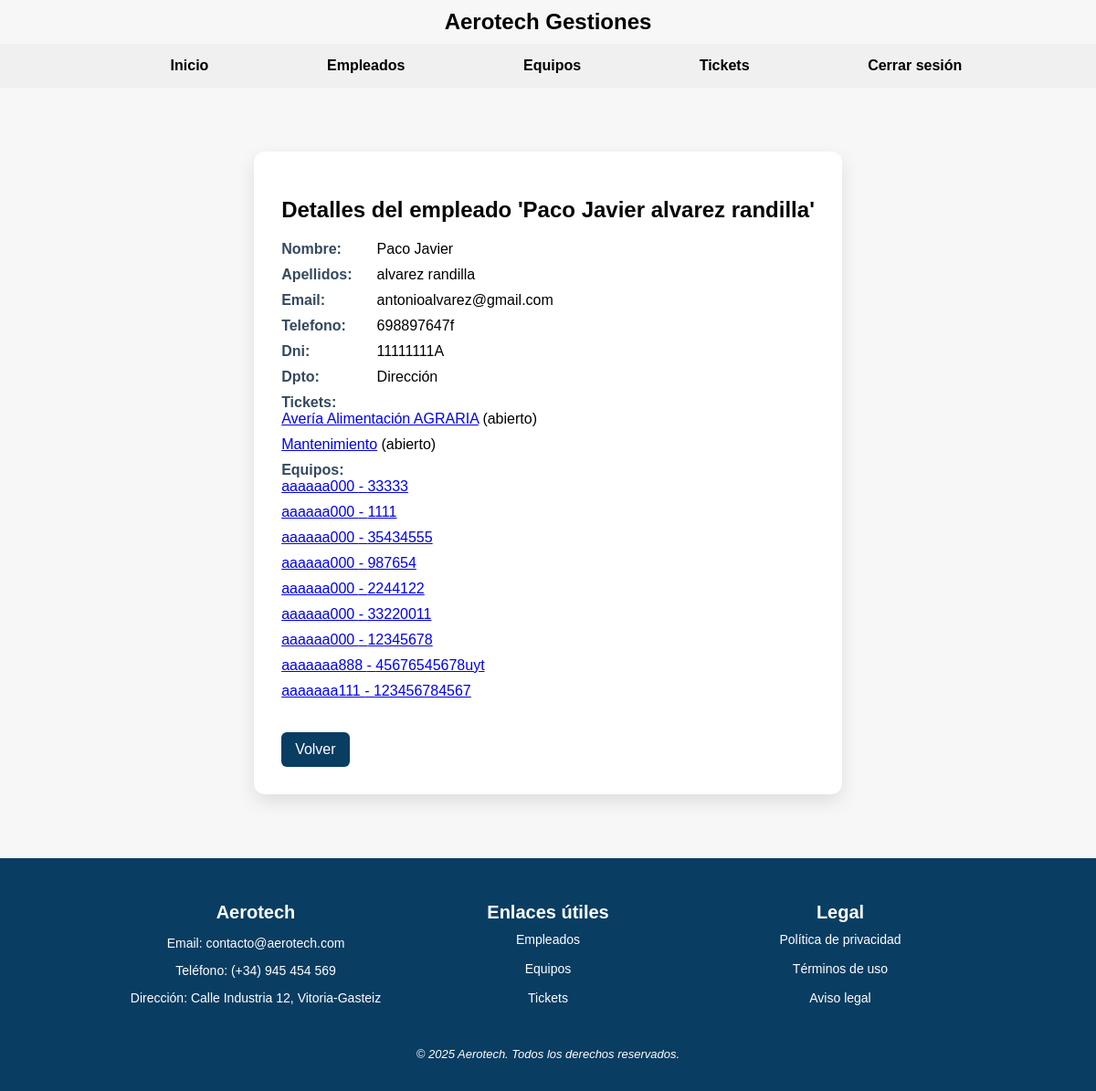
The app's page /Aerotech/empleado/1/ (signed in) with its own data.
### Aerotech/models.py (models this page shows, shortened)
class Empleado(models.Model):
    DEPARTAMENTOS = [
        ('Dirección', 'Dirección'),
        ('Mantenimiento', 'Mantenimiento'),
        ('Logística', 'Logística'),
    ]
    dni = models.CharField(max_length=9, unique=True)
    nombre = models.CharField(max_length=100)
    apellidos = models.CharField(max_length=150)
    email = models.EmailField()
    telefono = models.CharField(max_length=15)
    username = models.CharField(max_length=150, unique=True, null=True, blank=True)
    departamento = models.CharField(max_length=50, choices=DEPARTAMENTOS)
    password = models.CharField(max_length=100, default="")   # PRUEBA PARA VER SI FUNCIONA EL LOGGER y pss VACIA

class Ticket(models.Model):
    URGENCIA = [
        ('alta', 'Alta'),
        ('media', 'Media'),
        ('baja', 'Baja')
        ]
    TIPO = [
        ('averia', 'Avería'),
        ('mejora', 'Mejora'),
        ('mantenimiento', 'Mantenimiento')
    ]
    ESTADO = [
        ('abierto', 'Abierto'),
        ('cerrado', 'Cerrado')
    ]
    referencia = models.CharField(max_length=100, unique=True)
    titulo = models.CharField(max_length=200)
    descripcion = models.TextField()
    fecha_apertura = models.DateField(auto_now_add=True)
    fecha_resolucion = models.DateField(null=True, blank=True)
    urgencia = models.CharField(max_length=10, choices=URGENCIA)
    tipo = models.CharField(max_length=15, choices=TIPO)
    estado = models.CharField(max_length=10, choices=ESTADO)
    empleado = models.ForeignKey(Empleado, on_delete=models.SET_NULL, null=True)
    equipos = models.ManyToManyField(Equipo)

class Equipo(models.Model):
    MODELOS = [
        ('aaaaaa000', 'aaaaaa000'),
        ('aaaaaaa111', 'aaaaaaa111'),
        ('aaaaaaa999', 'aaaaaaa999'),
        ('aaaaaaa888', 'aaaaaaa888'),
    ]
    MARCAS = [
        ('Ikertronic', 'Ikertronic'),
        ('JonAndertech', 'JonAndertech'),
    ]
    TIPOS = [
        ('Deshumidificador de Aire', 'Deshumidificador de Aire'),
        ('Depuradora', 'Depuradora'),
        ('Aire Acondicionado', 'Aire Acondicionado'),
    ]
    numero_serie = models.CharField(max_length=100, unique=True)
    modelo = models.CharField(max_length=50, choices=MODELOS)
    marca = models.CharField(max_length=50, choices=MARCAS)
    tipo = models.CharField(max_length=50, choices=TIPOS)
    fecha_adquisicion = models.DateField()
    fecha_puesta_marcha = models.DateField()
    planta = models.CharField(max_length=100)
    proveedores = models.ManyToManyField(Proveedor, related_name='proveedores')
    empleados = models.ManyToManyField(Empleado, related_name="equipos_asignados")

### Aerotech/views.py (the view)
# urls.py: path('empleado/<int:pk>/', views.DetalleEmpleado.as_view(), name='detalles-empleado'),
class DetalleEmpleado(DetailView):
    model = Empleado
    template_name = 'detalles_empleado.html'
    context_object_name = 'empleado'
    def dispatch(self, request, *args, **kwargs):  # Prueba para el logger y protección de navegación
        if "empleado_id" not in request.session:
            return redirect("login-empleado")
        return super().dispatch(request, *args, **kwargs)

### Aerotech/templates/detalles_empleado.html (shortened to what this page needs)
{% extends 'Base.html' %}
{% block content %}
<div class="card">
  <h2> Detalles del empleado '{{empleado.nombre}} {{empleado.apellidos}}'</h2>
  <ul>
    <li><strong>Nombre:</strong> {{empleado.nombre}}
    <li>
    <li><strong>Apellidos:</strong> {{empleado.apellidos}}
    <li>
    <li><strong>Email:</strong> {{empleado.email}}
    <li>
    <li><strong>Telefono:</strong> {{empleado.telefono}}
    <li>
    <li><strong>Dni:</strong> {{empleado.dni}}
    <li>
    <li><strong>Dpto: </strong> {{empleado.departamento}}
    <li>
    <li><strong>Tickets:</strong>
      <ul>
        {% for ticket in empleado.ticket_set.all %}
        <li>
          <a href="{% url 'detalle-ticket' ticket.id %}">{{ ticket.titulo }}</a>
          ({{ ticket.estado }})
        </li>
        {% empty %}
        <li>
          No tiene tickets asignados.
        </li>
        {% endfor %}
      </ul>
    </li>
    <li><strong>Equipos:</strong>
      <ul>
        {% for equipo in empleado.equipos_asignados.all %}
        <li>
          <a href="{% url 'detalles-equipo' equipo.id %}">
            {{ equipo.modelo }} - {{ equipo.numero_serie }}
          </a>
        </li>
        {% empty %}
        <li>No tiene equipos asignados.</li>
        {% endfor %}
      </ul>
    </li>
  </ul>
  <a class="btn" href="{% url 'lista-empleados' %}">Volver</a>
</div>
{% endblock %}

### static/css/estilos.css (style rules this page uses)
html, body { height: 100%; padding: 0; display: flex; flex-direction: column; font-family: Arial, sans-serif; margin: 0px; background-color: #f7f7f7; }
.card { background-color: #ffffff; max-width: 600px; margin: 40px auto; padding: 30px; border-radius: 12px; box-shadow: 0 8px 20px rgba(0, 0, 0, 0.1); }
.card h2 { font-size: 24px; color: #050505; margin-bottom: 20px; }
.card ul { list-style: none; padding: 0; }
.card li { margin-bottom: 10px; font-size: 16px; }
.card li strong { width: 100px; display: inline-block; color: #34495e; }
.btn { display: inline-block; margin-top: 20px; padding: 10px 15px; background-color: #0a3d62; color: white; text-decoration: none; border-radius: 6px; transition: background-color 0.3s ease; }

### records on screen
Empleado: nombre "Paco Javier", apellidos "alvarez randilla", email "antonioalvarez@gmail.com", telefono "698897647f", dni "11111111A", departamento "Dirección"
Ticket: titulo "Avería Alimentación AGRARIA", estado "abierto"
Ticket: titulo "Mantenimiento", estado "abierto"
Equipo: modelo "aaaaaa000", numero_serie "33333"
Equipo: modelo "aaaaaa000", numero_serie "1111"
Equipo: modelo "aaaaaa000", numero_serie "35434555"
Equipo: modelo "aaaaaa000", numero_serie "987654"
Equipo: modelo "aaaaaa000", numero_serie "2244122"
Equipo: modelo "aaaaaa000", numero_serie "33220011"
Equipo: modelo "aaaaaa000", numero_serie "12345678"
Equipo: modelo "aaaaaaa888", numero_serie "45676545678uyt"
Equipo: modelo "aaaaaaa111", numero_serie "123456784567"
